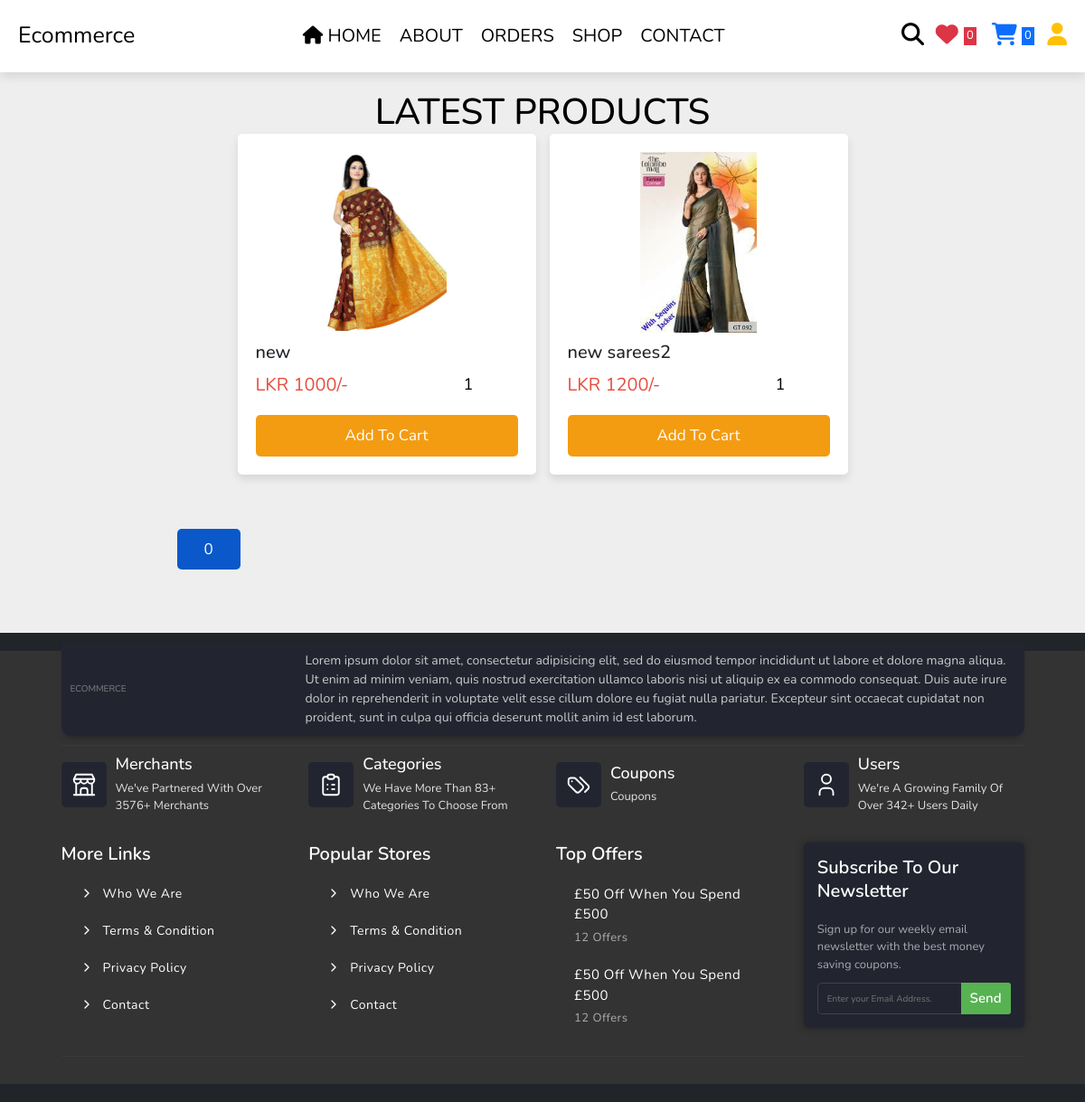
The page /shop.php on the database its author committed.
### tables this page shows
CREATE TABLE `products` (
  `id` int(100) NOT NULL,
  `name` varchar(100) NOT NULL,
  `category_id` int(11) NOT NULL,
  `details` varchar(500) NOT NULL,
  `price` int(10) NOT NULL,
  `image_01` varchar(100) NOT NULL,
  `image_02` varchar(100) NOT NULL,
  `image_03` varchar(100) NOT NULL
);

### shop.php (the view, shortened to what this page needs)
<?php
include 'components/connect.php';
?>
<!DOCTYPE html>
<html lang="en">
<head>
   <link rel="stylesheet" href="https://cdnjs.cloudflare.com/ajax/libs/font-awesome/6.1.1/css/all.min.css">
    <link href="https://cdn.jsdelivr.net/npm/bootstrap@5.2.2/dist/css/bootstrap.min.css" rel="stylesheet">
   <link rel="stylesheet" href="css/style.css">
</head>
<body>
<?php include 'components/user_header.php'; ?>
<section class="products">
   <h1 class="heading">latest products</h1>
   <div class="box-container">
<?php
    $start = 0;  $per_page = 9;
    $page_counter = 0;
    $q = "SELECT * FROM products LIMIT $start, $per_page";
    $query = $conn->prepare($q);
    $query->execute();
    if($query->rowCount() > 0){
        $result = $query->fetchAll(PDO::FETCH_ASSOC);
    }
?>
                <?php
                    foreach($result as $data) {
?>
   <form action="" method="post" class="box">
      <img src="uploaded_img/<?= $data['image_01']; ?>" alt="">
      <h3 class="name"><a href="quick_view.php?pid=<?= $data['id']; ?>" class="text-dark"><?= $data['name']; ?></a> </h3>
      <div class="flex">
         <div class="price"><span>LKR </span><?= $data['price']; ?><span>/-</span></div>
         <input type="number" name="qty" class="qty" min="1" max="99" onkeypress="if(this.value.length == 2) return false;" value="1">
      </div>
      <input type="submit" value="add to cart" class="btn btn-primary option-btn border-0" name="add_to_cart">
   </form>
<?php
                    }
                 ?>
   </div>
<div class="container text-center">
            <ul class="pagination " style="padding:50px 100px">
           <?php
                if($page_counter == 0){
                    echo "<li><a class='active btn btn-primary  option-btn border-0' href=?start='0'>0</a></li>";
                }
            ?>
         </ul>
</div>
</section>
<?php include 'components/footer.php'; ?>
</body>
</html>

### css/style.css (style rules this page uses)
* { margin: 0; padding: 0; font-family: "Noto Sans", sans-serif; }
a, a:hover, a:focus, a:active { text-decoration: none !important; color: #fff; }
ul, p, h1, h2, h3, h4, h5, h6, label { list-style: none !important; margin: 0px !important; }
@media (min-width: 992px) { .container { width: 970px !important; } }
@media (min-width: 768px) { .container { width: 750px !important; } }
@media (max-width: 1400px) { .container { width: 90% !important; } }
:root { --main-color:#f39c12; --orange:#f39c12; --red:#e74c3c; --black:#000; --white:#fff; --light-color:#666; --light-bg:#eee; --border:.0rem solid var(--black); --box-shadow:0 .5rem 1rem rgba(0,0,0,.1); }
* { font-family: 'Nunito', sans-serif; margin:0; padding:0; box-sizing: border-box; outline: none; border:none; text-decoration: none; }
html { font-size: 62.5%; overflow-x: hidden; }
body { background-color: var(--light-bg); }
section { padding:2rem; }
a { text-decoration: none; }
.heading { font-size: 4rem; color:var(--black); margin-bottom: 2rem; text-align: center; text-transform: uppercase; }
.btn, .delete-btn, .option-btn { display: block; width: 100%; margin-top: 1rem; border-radius: .5rem; padding:1rem 3rem; font-size: 1.7rem; text-transform: capitalize; color:var(--white); cursor: pointer; text-align: center; }
.btn { background-color: var(--main-color); }
.option-btn { background-color: var(--orange); }
.products .box-container { display: grid; grid-template-columns: repeat(auto-fit, 33rem); gap:1.5rem; justify-content: center; align-items: flex-start; }
.products .box-container .box { position: relative; background-color: var(--white); box-shadow: var(--box-shadow); border-radius: .5rem; border:var(--border); padding:2rem; overflow: hidden; }
.products .box-container .box img { height: 20rem; width: 100%; object-fit: contain; margin-bottom: 1rem; }
.products .box-container .box .name { font-size: 2rem; color:var(--black); }
.products .box-container .box .flex { display: flex; align-items: center; gap:1rem; }
.products .box-container .box .flex .qty { width: 7rem; padding:1rem; border:var(--border); font-size: 1.8rem; color:var(--black); border-radius: .5rem; }
.products .box-container .box .flex .price { font-size: 2rem; color:var(--red); margin-right: auto; }

### shop.php (style rules this page uses)
.pagination li { margin-left: 10px; }

### rows shown on the page
products: image_01 (picture), name "new", price "1000"
products: image_01 (picture), name "new sarees2", price "1200"

### other values the page prints
$total_wishlist_counts "0"
$total_cart_counts "0"
